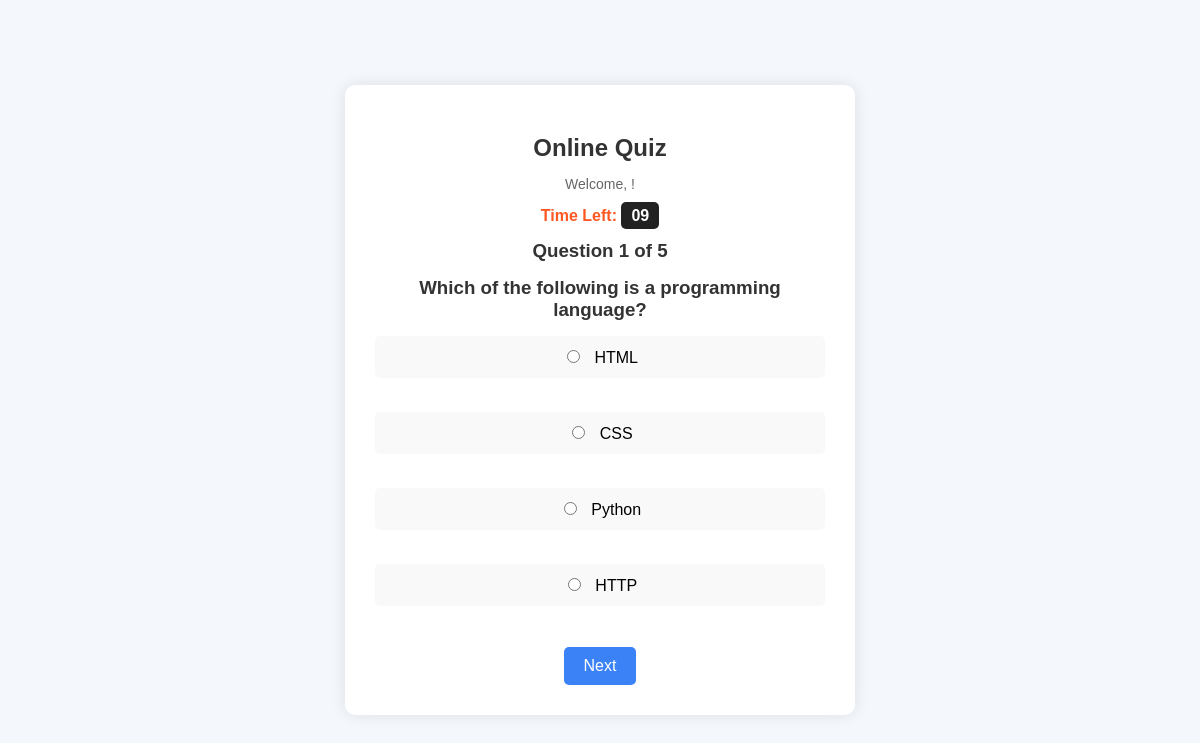
The page /questions/1/ on the database its author committed.
### Exam_Portel/models.py (models this page shows, shortened)
class Questions(models.Model):
    question_text = models.CharField(max_length=100,null=True,blank=True)
    option1 = models.CharField(max_length=100,null=True,blank=True)
    option2 = models.CharField(max_length=100,null=True,blank=True)
    option3 = models.CharField(max_length=100,null=True,blank=True)
    option4 = models.CharField(max_length=100,null=True,blank=True)
    ANSWER_CHOICES = (
        ('option1', 'Option 1'),
        ('option2', 'Option 2'),
        ('option3', 'Option 3'),
        ('option4', 'Option 4'),
    )
    correct_answer = models.CharField(max_length=10, choices=ANSWER_CHOICES)

### Exam_Portel/views.py (the view, shortened to what this page needs)
# urls.py: path('questions/<int:q_no>/', views.questions, name='questions'),
def questions(request,q_no=1):
    total = Questions.objects.count()
    if q_no > total:
        return redirect('result')
    question = get_object_or_404(Questions,id=q_no)
    return render(request, 'students/questions.html', {'question': question, 'current': q_no, 'total': total})

### Exam_Portel/templates/students/questions.html (shortened to what this page needs)
{% load static %}
<!DOCTYPE html>
<html lang="en">
<head>
    <link rel="stylesheet" href="{% static 'css/students/questions.css' %}">
</head>
<body>
    <div class="quiz-container">
        <h2>Online Quiz</h2>
        <p class="welcome">Welcome, {{ user.username }}!</p>
        <div class="timer">
            Time Left: <span id="time">00:00</span>
        </div>
        <h3>Question {{ current }} of {{ total }}</h3>
        <h3>{{ question.question_text }}</h3>
        <form method="post" id="quizForm">
            <label>
                <input type="radio" name="answer" value="option1" >
                {{ question.option1 }}
            </label><br>
            <label>
                <input type="radio" name="answer" value="option2">
                {{ question.option2 }}
            </label><br>
            <label>
                <input type="radio" name="answer" value="option3">
                {{ question.option3 }}
            </label><br>
            <label>
                <input type="radio" name="answer" value="option4">
                {{ question.option4 }}
            </label><br>
            <button type="submit" id="next-btn" class="btn next-btn">Next</button>
        </form>
    </div>
</body>
</html>

### Exam_Portel/static/css/students/questions.css (style rules this page uses)
body { font-family: 'Arial', sans-serif; background-color: #f4f7fc; margin: 0; padding: 0; display: flex; justify-content: center; align-items: center; height: 100vh; }
.quiz-container { background: #fff; width: 450px; padding: 30px; border-radius: 10px; box-shadow: 0px 0px 15px rgba(0,0,0,0.1); text-align: center; }
h2 { margin-bottom: 10px; color: #333; }
.welcome { font-size: 14px; color: #666; margin-bottom: 15px; }
.timer { font-size: 16px; font-weight: bold; color: #ff5722; margin-bottom: 15px; }
#time { background: #222; color: #fff; padding: 5px 10px; border-radius: 5px; }
h3 { color: #333; margin: 10px 0 15px; }
label { display: block; background: #f9f9f9; margin: 8px 0; padding: 10px; border-radius: 5px; cursor: pointer; border: 1px solid transparent; transition: all 0.3s ease; }
input[type="radio"] { margin-right: 10px; }
.btn { display: inline-block; background-color: #3b82f6; color: white; padding: 10px 20px; border: none; border-radius: 5px; cursor: pointer; font-size: 16px; margin-top: 15px; transition: all 0.3s ease; }

### rows shown on the page
Questions: question_text "Which of the following is a programming language?", option1 "HTML", option2 "CSS", option3 "Python", option4 "HTTP"

### other values the page prints
{{ current }} "1"
{{ total }} "5"
